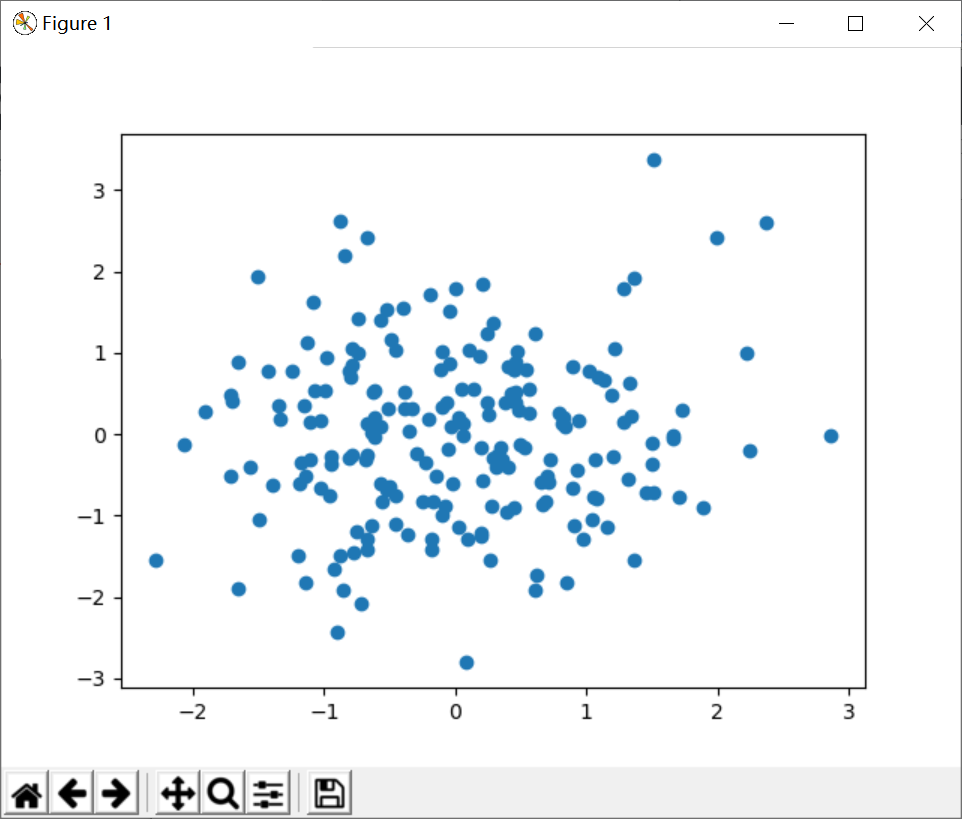

Here is the Python script that generated this plot:
import numpy as np
import matplotlib.pyplot as plt
x = np.random.randn(200)
y = np.random.randn(200)
print(x[:10])
print(y[:10])
plt.scatter(x, y)
plt.show()
